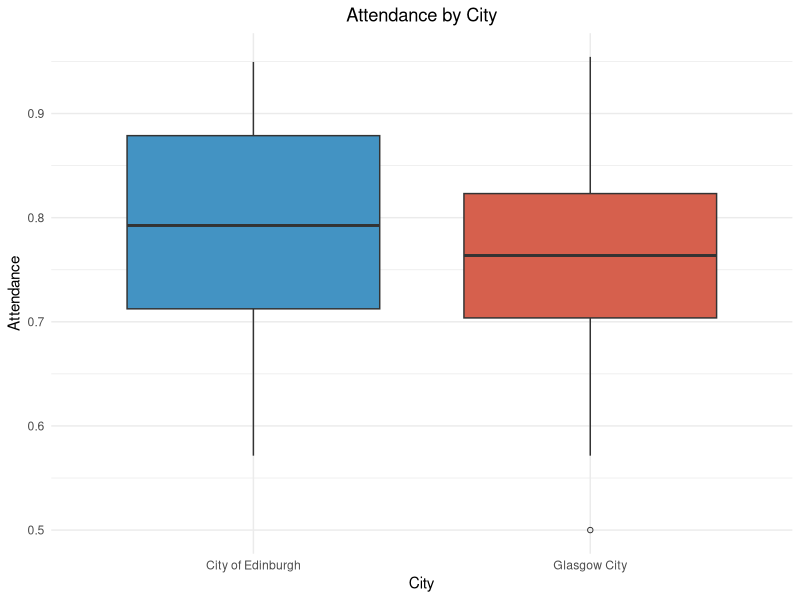
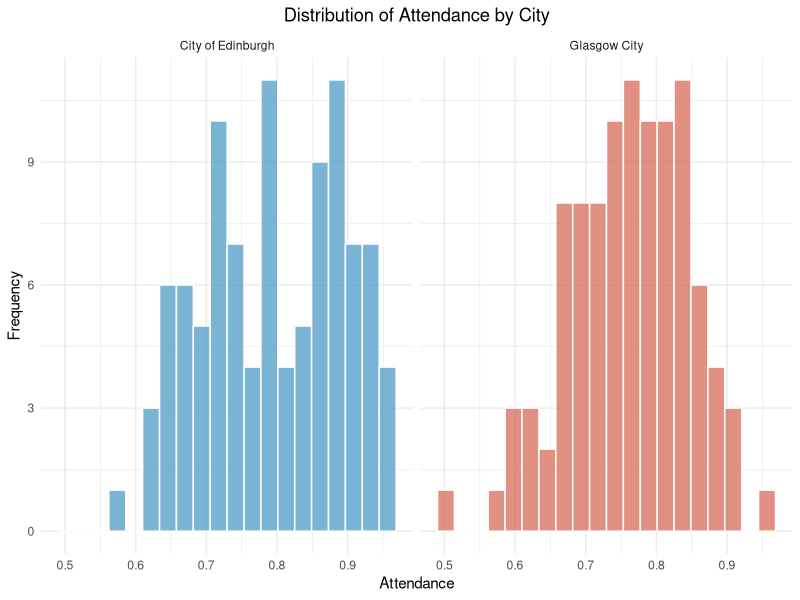
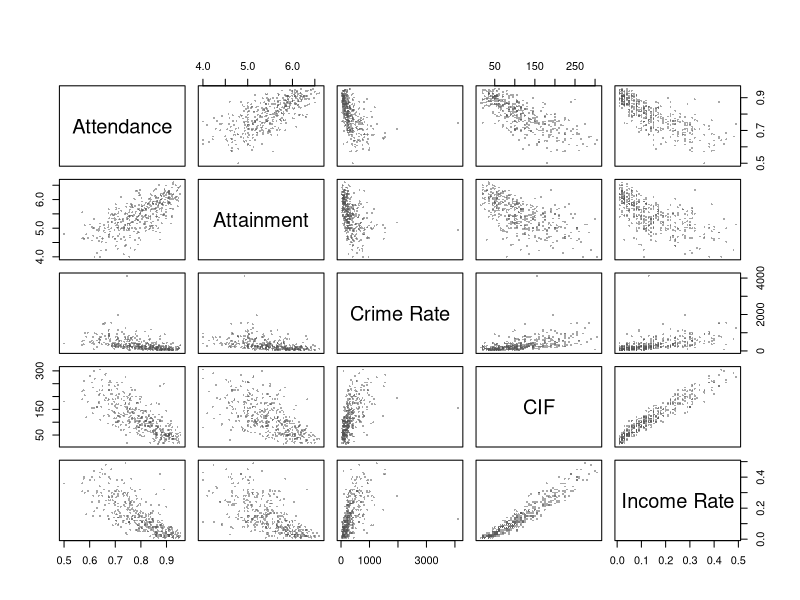
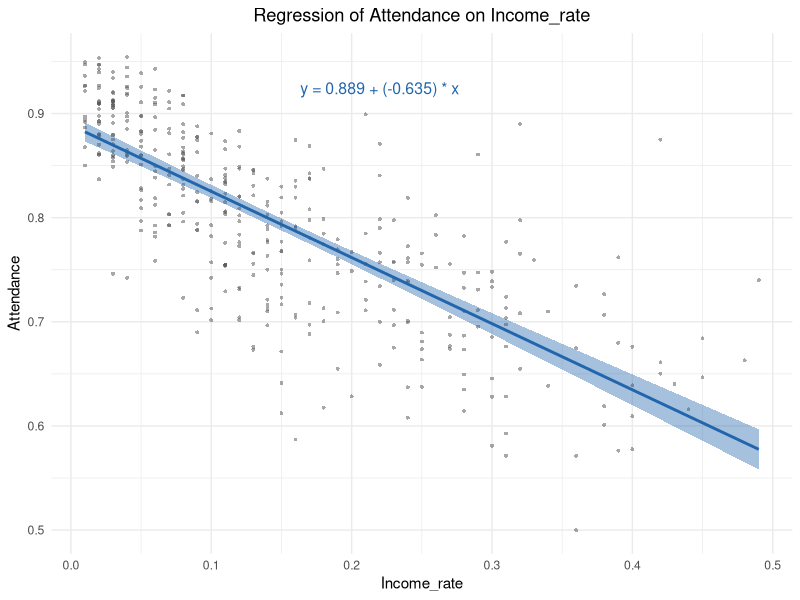
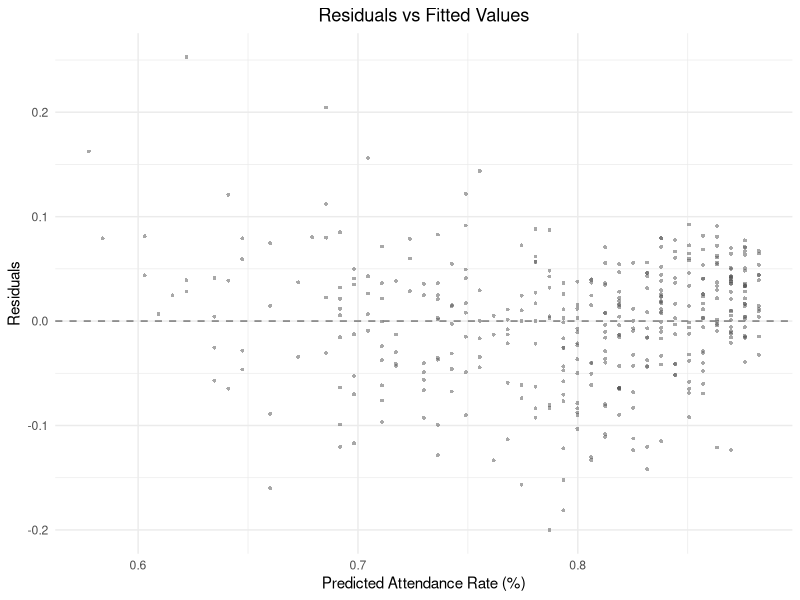

Source code (R) for these figures, in order:
## ---- chunk 1
knitr::opts_chunk$set(echo = FALSE, message = FALSE, warning = FALSE)
dat <- read.csv("scottishData.csv")
library(ggplot2)
library(dplyr)
library(broom)

# Subsets for Section 1
glasgow   <- subset(dat, Council_area == "Glasgow City")
edinburgh <- subset(dat, Council_area == "City of Edinburgh")

# Region variable for Section 3
dat$Region <- ifelse(dat$Council_area == "Glasgow City", "Glasgow",
              ifelse(dat$Council_area == "City of Edinburgh", "Edinburgh", "Elsewhere"))
dat$Region <- factor(dat$Region, levels = c("Glasgow", "Edinburgh", "Elsewhere"))

# Unified colour palette 
col_gla   <- "#D6604D"   # terracotta  — Glasgow
col_edi   <- "#4393C3"   # steel blue  — Edinburgh
col_else  <- "#66C2A5"   # mint green  — Elsewhere
col_point <- "#525252"   # slate gray  — scatter points
col_line  <- "#2166AC"   # deep blue   — regression line
col_ref   <- "#878787"   # medium gray — reference line
## ---- chunk 2

dat_two <- subset(dat, Council_area %in% c("Glasgow City", "City of Edinburgh"))

ggplot(dat_two, aes(x = Council_area, y = Attendance, fill = Council_area)) +
  geom_boxplot(outlier.shape = 1, outlier.size = 1.5) +
  scale_fill_manual(values = c("City of Edinburgh" = col_edi, "Glasgow City" = col_gla)) +
  labs(x = "City", y = "Attendance", title = "Attendance by City") +
  theme_minimal() +
  theme(plot.title = element_text(hjust = 0.5), legend.position = "none")
## ---- chunk 3

ggplot(dat_two, aes(x = Attendance, fill = Council_area)) +
  geom_histogram(bins = 20, alpha = 0.7, color = "white") +
  scale_fill_manual(values = c("City of Edinburgh" = col_edi, "Glasgow City" = col_gla)) +
  facet_wrap(~ Council_area, ncol = 2) +
  labs(x = "Attendance", y = "Frequency", title = "Distribution of Attendance by City") +
  theme_minimal() +
  theme(plot.title = element_text(hjust = 0.5), legend.position = "none")
## ---- chunk 4

n_gla <- sum(!is.na(glasgow$Attendance))
n_edi <- sum(!is.na(edinburgh$Attendance))
mean_gla <- mean(glasgow$Attendance, na.rm = TRUE)
mean_edi <- mean(edinburgh$Attendance, na.rm = TRUE)
var_gla  <- var(glasgow$Attendance, na.rm = TRUE)
var_edi  <- var(edinburgh$Attendance, na.rm = TRUE)

sd_gla   <- sd(glasgow$Attendance, na.rm = TRUE)
sd_edi   <- sd(edinburgh$Attendance, na.rm = TRUE)

stats_table <- data.frame(
  City     = c("Glasgow", "Edinburgh"),
  N        = c(n_gla, n_edi),
  Mean     = round(c(mean_gla, mean_edi), 5),
  SD       = round(c(sd_gla, sd_edi), 5),
  Variance = round(c(var_gla, var_edi), 7)
)

knitr::kable(stats_table,
             caption = "Sample means and variances of Attendance for Glasgow and Edinburgh.",
             align = "c")
## ---- chunk 5

ci_mean_gla <- mean_gla + c(-1, 1) * qt(0.975, df = n_gla - 1) * sqrt(var_gla / n_gla)
ci_mean_edi <- mean_edi + c(-1, 1) * qt(0.975, df = n_edi - 1) * sqrt(var_edi / n_edi)

ci_mean_table <- data.frame(
  City  = c("Glasgow", "Edinburgh"),
  Lower = round(c(ci_mean_gla[1], ci_mean_edi[1]), 5),
  Upper = round(c(ci_mean_gla[2], ci_mean_edi[2]), 5)
)

knitr::kable(ci_mean_table,
             caption = "95\\% confidence intervals for the mean of Attendance.",
             align = "c",
             col.names = c("City", "2.5%", "97.5%"))
## ---- chunk 6

# 95% CI for variance using chi-squared distribution
ci_var_gla <- c((n_gla - 1) * var_gla / qchisq(0.975, df = n_gla - 1),
                (n_gla - 1) * var_gla / qchisq(0.025, df = n_gla - 1))
ci_var_edi <- c((n_edi - 1) * var_edi / qchisq(0.975, df = n_edi - 1),
                (n_edi - 1) * var_edi / qchisq(0.025, df = n_edi - 1))

ci_var_table <- data.frame(
  City  = c("Glasgow", "Edinburgh"),
  Lower = round(c(ci_var_gla[1], ci_var_edi[1]), 7),
  Upper = round(c(ci_var_gla[2], ci_var_edi[2]), 7)
)

knitr::kable(ci_var_table,
             caption = "95\\% confidence intervals for the variance of Attendance.",
             align = "c",
             col.names = c("City", "2.5%", "97.5%"))
## ---- chunk 7

t_result <- t.test(glasgow$Attendance, edinburgh$Attendance, var.equal = FALSE)

t_table <- data.frame(
  Statistic = round(t_result$statistic, 4),
  df        = round(t_result$parameter, 2),
  p_value   = formatC(t_result$p.value, format = "e", digits = 4)
)

knitr::kable(t_table,
             caption = "Welch's two-sample t-test for difference in mean Attendance.",
             align = "c",
             col.names = c("t-statistic", "df", "p-value"))
## ---- chunk 8

f_result <- var.test(glasgow$Attendance, edinburgh$Attendance)

f_table <- data.frame(
  Statistic = round(f_result$statistic, 4),
  df1       = f_result$parameter[1],
  df2       = f_result$parameter[2],
  p_value   = formatC(f_result$p.value, format = "e", digits = 4)
)

knitr::kable(f_table,
             caption = "F-test for equality of variances of Attendance.",
             align = "c",
             col.names = c("F-statistic", "df1", "df2", "p-value"))
## ---- chunk 9

vars <- c("Attendance", "Attainment", "crime_rate", "CIF", "Income_rate")

pairs(dat[, vars],
      pch = 16, cex = 0.4, col = adjustcolor(col_point, alpha.f = 0.5),
      main = "",
      labels = c("Attendance", "Attainment", "Crime Rate", "CIF", "Income Rate"))
## ---- chunk 10
# Full 5x5 pairwise Pearson correlation matrix
cor_matrix <- round(cor(dat[, vars], use = "complete.obs", method = "pearson"), 3)
colnames(cor_matrix) <- c("Attendance", "Attainment", "Crime Rate", "CIF", "Income Rate")
rownames(cor_matrix) <- c("Attendance", "Attainment", "Crime Rate", "CIF", "Income Rate")

knitr::kable(cor_matrix,
             caption = "Pairwise Pearson correlation coefficients between the five selected variables.",
             align = "c")

# Store individual correlations for later use
r_attainment <- cor_matrix[1, 2]
r_crime      <- cor_matrix[1, 3]
r_cif        <- cor_matrix[1, 4]
r_income     <- cor_matrix[1, 5]
## ---- chunk 11
# Identify the variable with the highest absolute correlation with Attendance
correlations <- c(
  Attainment = r_attainment,
  Crime_rate = r_crime,
  CIF = r_cif,
  Income_rate = r_income
)
data2_name <- names(which.max(abs(correlations)))

# Fit simple linear regression
model_formula <- as.formula(paste("Attendance ~", data2_name))
lm_model <- lm(model_formula, data = dat)

# Extract coefficients
intercept <- coef(lm_model)[1]
slope     <- coef(lm_model)[2]
r_squared <- summary(lm_model)$r.squared
## ---- chunk 12
display_name <- gsub("_", " ", data2_name)

knitr::kable(
  tidy(lm_model),
  digits = 4,
  caption = paste("Simple linear regression model: Attendance ~", display_name)
)
## ---- chunk 13
ci <- confint(lm_model, level = 0.95)
rownames(ci) <- c("Intercept ($\\beta_0$)", "Slope ($\\beta_1$)")
colnames(ci) <- c("2.5\\%", "97.5\\%")

knitr::kable(
  ci,
  digits = 4,
  caption = "95\\% Confidence Intervals for Regression Coefficients"
)
## ---- chunk 14

equation <- paste0("y = ", round(intercept, 3), " + (", round(slope, 3), ") * x")

# Dynamic annotation position
x_pos <- quantile(dat[[data2_name]], 0.75, na.rm = TRUE)
y_pos <- quantile(dat$Attendance, 0.95, na.rm = TRUE)

ggplot(dat, aes(x = !!sym(data2_name), y = Attendance)) +
  geom_point(shape = 16, size = 1, colour = adjustcolor(col_point, alpha.f = 0.5)) +
  geom_smooth(method = "lm", se = TRUE, colour = col_line, fill = adjustcolor(col_line, alpha.f = 0.15)) +
  labs(
    x = data2_name,
    y = "Attendance",
    title = paste("Regression of Attendance on", data2_name)
  ) +
  annotate("text", x = x_pos, y = y_pos, label = equation, parse = FALSE,
           size = 4, colour = col_line) +
  theme_minimal() +
  theme(plot.title = element_text(hjust = 0.5))

## ---- chunk 15

# residuals
dat$residuals <- residuals(lm_model)
dat$fitted    <- fitted(lm_model)

ggplot(dat, aes(x = fitted, y = residuals)) +
  geom_point(shape = 16, size = 1, colour = adjustcolor(col_point, alpha.f = 0.5)) +
  geom_hline(yintercept = 0, linetype = "dashed", colour = col_ref, linewidth = 0.6) +
  labs(
    x = "Predicted Attendance Rate (%)",
    y = "Residuals",
    title = "Residuals vs Fitted Values"
  ) +
  theme_minimal() +
  theme(plot.title = element_text(hjust = 0.5))
